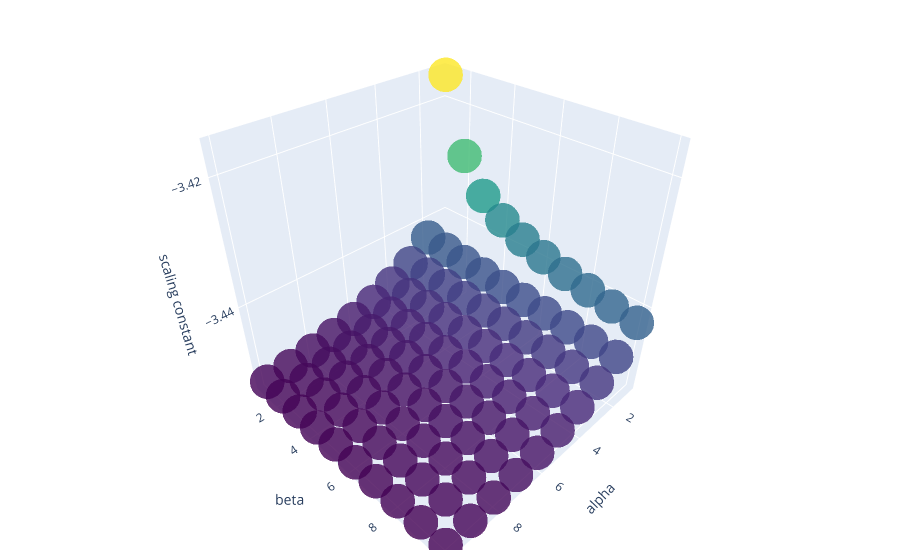

Notebook cell for this chart:
### Code cell
#graph new constant generation method
x, y, z = zip(*c2s)
z = list(map(float, z))
fig = go.Figure(data=[go.Scatter3d(x=x, y=y, z=z,
                                   mode='markers', 
                                   marker=dict(
                                   size=12,
                                   color=z,                # set color to an array/list of desired values
                                   colorscale='Viridis',   # choose a colorscale
                                   opacity=0.8
    ))])
fig.update_layout(scene = dict(
                    xaxis_title='alpha',
                    yaxis_title='beta',
                    zaxis_title='scaling constant'),
                    margin=dict(r=20, b=10, l=10, t=10))
fig.show()

### Figure 1 — Plotly figure (JSON) as saved in the notebook; plotly's stock layout.template omitted (floating-point values rounded to 4 significant figures)
{"data": [{"marker": {"color": [-3.416, -3.428, -3.434, -3.436, -3.438, -3.439, -3.44, -3.441, -3.442, -3.443, -3.443, -3.444, -3.444, -3.445, -3.445, -3.445, -3.446, -3.446, -3.446, -3.446, -3.447, -3.447, -3.447, -3.447, -3.447, -3.448, -3.448, -3.448, -3.448, -3.448, -3.449, -3.449, -3.449, -3.449, -3.449, -3.45, -3.45, -3.45, -3.45, -3.45, -3.45, -3.45, -3.451, -3.451, -3.451, -3.451, -3.451, -3.451, -3.451, -3.451, -3.452, -3.452, -3.452, -3.452, -3.452, -3.452, -3.452, -3.452, -3.452, -3.452, -3.452, -3.453, -3.453, -3.453, -3.453, -3.453, -3.453, -3.453, -3.453, -3.453, -3.453, -3.453, -3.453, -3.453, -3.453, -3.453, -3.454, -3.454, -3.454, -3.454, -3.454, -3.454, -3.454, -3.454, -3.454, -3.454, -3.454, -3.454, -3.454, -3.454, -3.454, -3.454, -3.454, -3.454, -3.454, -3.454, -3.454, -3.454, -3.454, -3.454], "colorscale": [[0, "#440154"], [0.1111, "#482878"], [0.2222, "#3e4989"], [0.3333, "#31688e"], [0.4444, "#26828e"], [0.5556, "#1f9e89"], [0.6667, "#35b779"], [0.7778, "#6ece58"], [0.8889, "#b5de2b"], [1, "#fde725"]], "opacity": 0.8, "size": 12}, "mode": "markers", "type": "scatter3d", "x": [1, 1, 1, 1, 1, 1, 1, 1, 1, 1, 2, 2, 2, 2, 2, 2, 2, 2, 2, 2, 3, 3, 3, 3, 3, 3, 3, 3, 3, 3, 4, 4, 4, 4, 4, 4, 4, 4, 4, 4, 5, 5, 5, 5, 5, 5, 5, 5, 5, 5, 6, 6, 6, 6, 6, 6, 6, 6, 6, 6, 7, 7, 7, 7, 7, 7, 7, 7, 7, 7, 8, 8, 8, 8, 8, 8, 8, 8, 8, 8, 9, 9, 9, 9, 9, 9, 9, 9, 9, 9, 10, 10, 10, 10, 10, 10, 10, 10, 10, 10], "y": [1, 2, 3, 4, 5, 6, 7, 8, 9, 10, 1, 2, 3, 4, 5, 6, 7, 8, 9, 10, 1, 2, 3, 4, 5, 6, 7, 8, 9, 10, 1, 2, 3, 4, 5, 6, 7, 8, 9, 10, 1, 2, 3, 4, 5, 6, 7, 8, 9, 10, 1, 2, 3, 4, 5, 6, 7, 8, 9, 10, 1, 2, 3, 4, 5, 6, 7, 8, 9, 10, 1, 2, 3, 4, 5, 6, 7, 8, 9, 10, 1, 2, 3, 4, 5, 6, 7, 8, 9, 10, 1, 2, 3, 4, 5, 6, 7, 8, 9, 10], "z": [-3.416, -3.428, -3.434, -3.436, -3.438, -3.439, -3.44, -3.441, -3.442, -3.443, -3.443, -3.444, -3.444, -3.445, -3.445, -3.445, -3.446, -3.446, -3.446, -3.446, -3.447, -3.447, -3.447, -3.447, -3.447, -3.448, -3.448, -3.448, -3.448, -3.448, -3.449, -3.449, -3.449, -3.449, -3.449, -3.45, -3.45, -3.45, -3.45, -3.45, -3.45, -3.45, -3.451, -3.451, -3.451, -3.451, -3.451, -3.451, -3.451, -3.451, -3.452, -3.452, -3.452, -3.452, -3.452, -3.452, -3.452, -3.452, -3.452, -3.452, -3.452, -3.453, -3.453, -3.453, -3.453, -3.453, -3.453, -3.453, -3.453, -3.453, -3.453, -3.453, -3.453, -3.453, -3.453, -3.453, -3.454, -3.454, -3.454, -3.454, -3.454, -3.454, -3.454, -3.454, -3.454, -3.454, -3.454, -3.454, -3.454, -3.454, -3.454, -3.454, -3.454, -3.454, -3.454, -3.454, -3.454, -3.454, -3.454, -3.454]}], "layout": {"margin": {"b": 10, "l": 10, "r": 20, "t": 10}, "scene": {"xaxis": {"title": {"text": "alpha"}}, "yaxis": {"title": {"text": "beta"}}, "zaxis": {"title": {"text": "scaling constant"}}}}}
